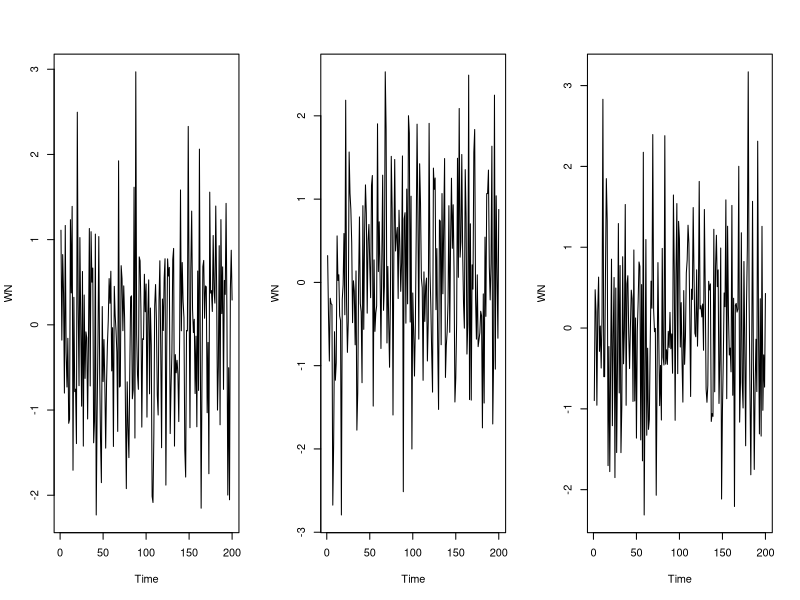
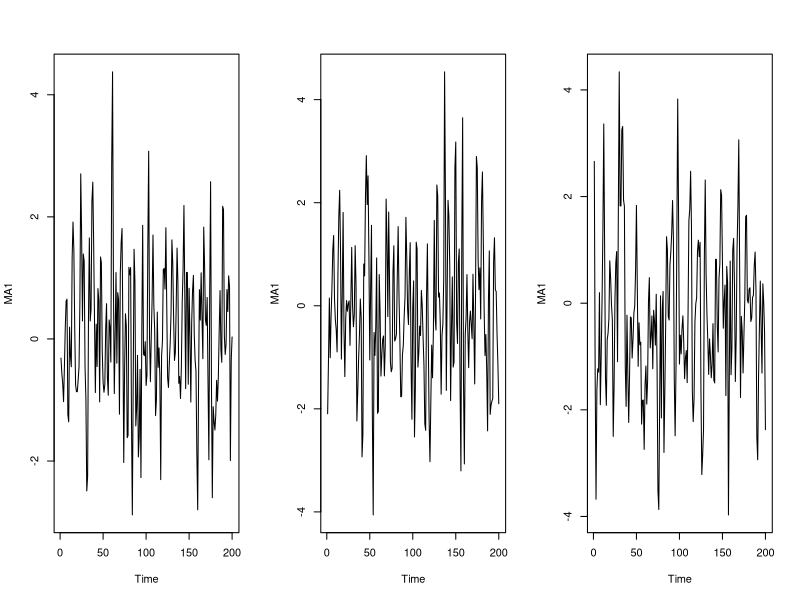
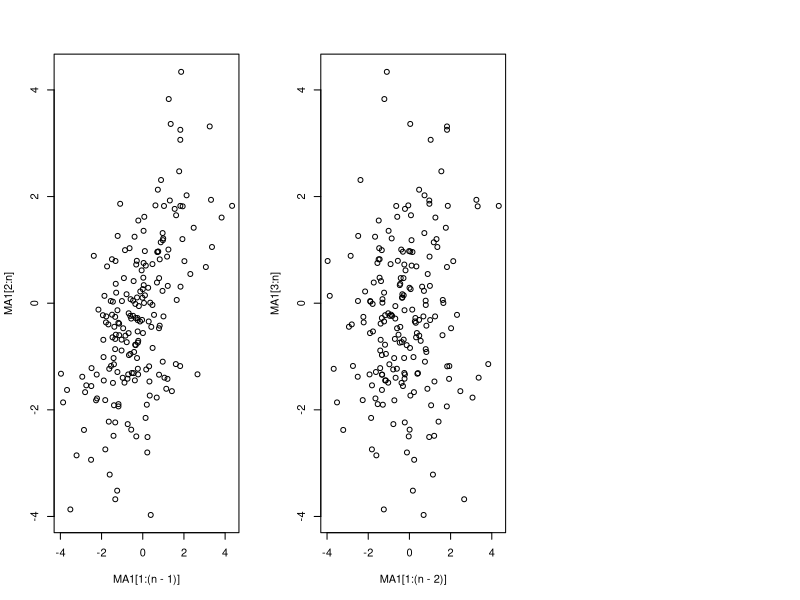
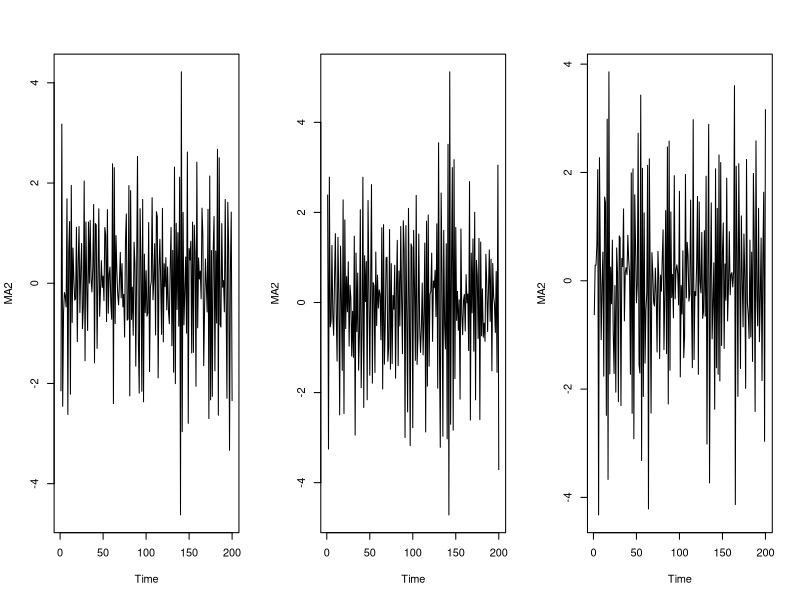
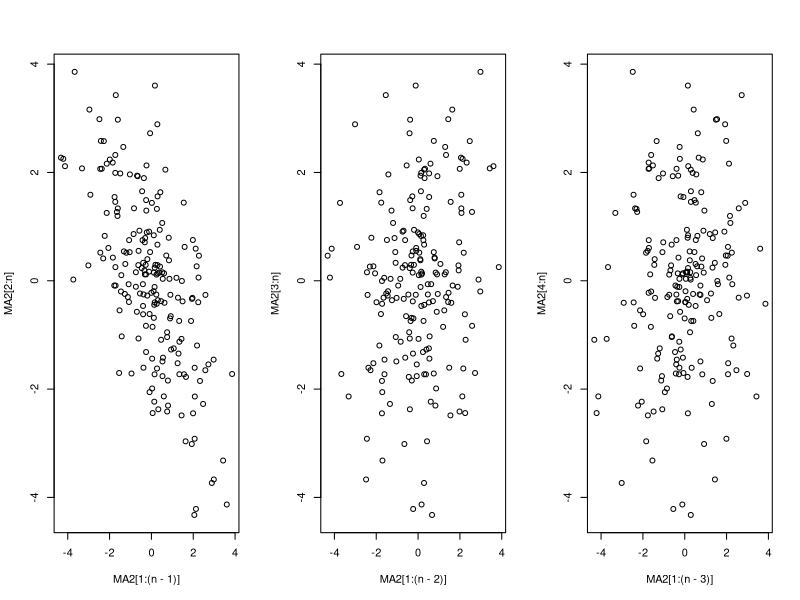
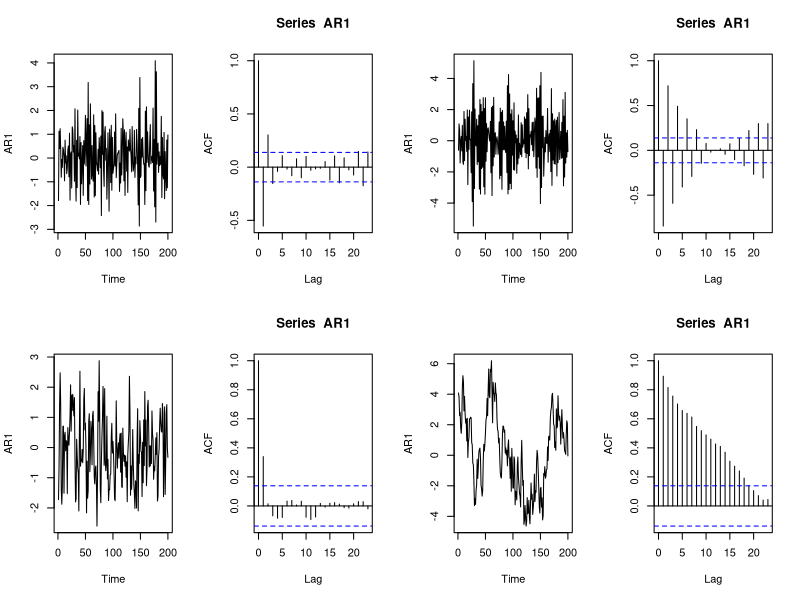
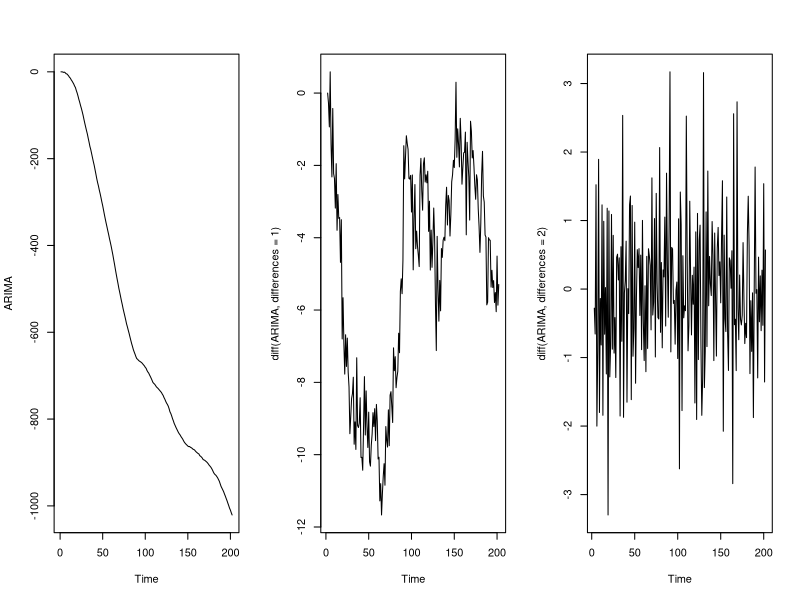
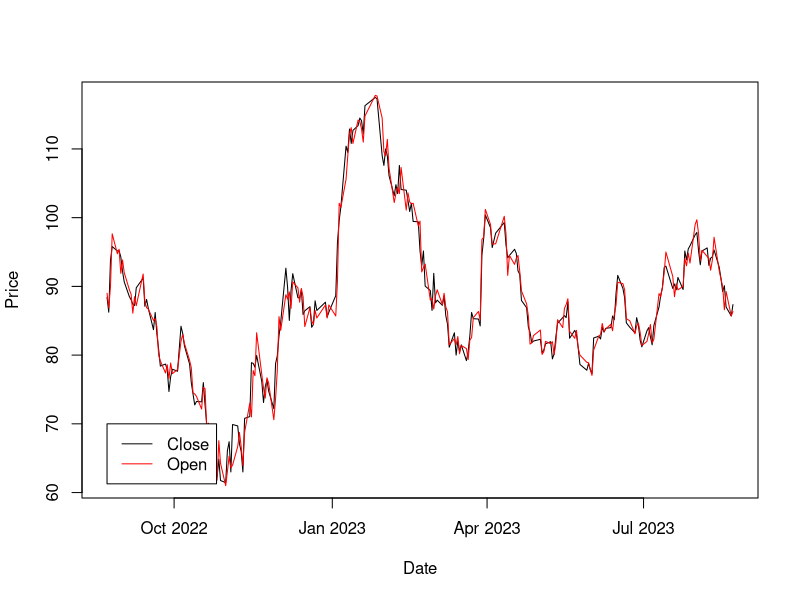

Generate these figures, in order, with R:
n = 200

# simulate White-noise processes
par(mfrow=c(1,3))
for(i in 1:3){
  # Generate and plot white noise
  WN <- arima.sim(model=list(order=c(0,0,0)),n=n)
  plot(WN)
}

# simulate MA(1) processes
par(mfrow=c(1,3))
for(i in 1:3){
  # Generate and plot an MA(1)
  MA1 <- arima.sim(model=list(order=c(0,0,1), ma=0.9),n=n)
  plot(MA1)
}
plot(MA1[1:(n-1)],MA1[2:n])
plot(MA1[1:(n-2)],MA1[3:n])

# simulate MA(2) processes
par(mfrow=c(1,3))
for(i in 1:3){
  # Generate and plot an MA(2) 
  MA2 <- arima.sim(model=list(order=c(0,0,2), ma=c(-1,0.6)),n=n)
  plot(MA2)
}
plot(MA2[1:(n-1)],MA2[2:n])
plot(MA2[1:(n-2)],MA2[3:n])
plot(MA2[1:(n-3)],MA2[4:n])


# simulate AR(1) processes
par(mfrow=c(2,4))
phi = c(-0.5,-0.8,0.4,0.9)
for(i in 1:4){
  # Generate and plot an AR(2)
  AR1 <- arima.sim(model=list(order=c(1,0,0), ar=phi[i]),n=n)
  plot(AR1)
  acf(AR1)
}
par(mfrow=c(1,1))


# simulate ARIMA(2,2) processes
par(mfrow=c(1,3))
# Generate and plot an ARIMA(0,2,2) 
ARIMA <- arima.sim(model=list(order=c(0,2,2), ma=c(-0.5,0.1)),n=n)
plot(ARIMA)
plot(diff(ARIMA,differences = 1))
plot(diff(ARIMA,differences = 2))

par(mfrow=c(1,1))

###############################
# Alibaba (9988.HK)
###############################
# https://hk.finance.yahoo.com/quote/9988.HK/history?p=9988.HK
alibaba = read.csv('9988.HK_d.csv')
alibaba
n  = nrow(alibaba)
alibaba$Date = as.Date(alibaba$Date, format="%Y-%m-%d")
alibaba

# plot open and close price of 9988.HK
plot(x=alibaba$Date, y=alibaba$Close, type="l", ylab="Price", xlab="Date")
lines(x=alibaba$Date, y=alibaba$Open, type="l", col="red")
legend(alibaba$Date[1],70,legend=c("Close", "Open"), col=c("black","red"), lty=c(1,1))

# plot the difference of close price of 9988.HK
alibaba$Close_diff = c(NA,diff(alibaba$Close))
plot(x=alibaba$Date, y=alibaba$Close_diff, type="l", ylab="diff(Price)", xlab="Date")

par(mfrow=c(1,2))
acf(alibaba$Close_diff, na.action=na.pass, main="ACF", ylim=c(-1,1))
pacf(alibaba$Close_diff, na.action=na.pass, main="PACF", ylim=c(-1,1))
par(mfrow=c(1,1))

###############################
# Predict Snowfall
###############################
# https://www.data.jma.go.jp/obd/stats/etrn/view/monthly_s3_en.php?block_no=47412&view=14
sapporo = tail(read.csv("sapporo.csv"),10)
sapporo = sapporo[,-ncol(sapporo)]
sapporo[is.na(sapporo)] = 0
head(sapporo)


library(tidyverse)
sapporo2 <- sapporo |> gather(key="time", value="snow", -c(Year)) |> arrange(Year)
sapporo2$date <- as.Date(paste(sapporo2$Year,sapporo2$time, 1), format="%Y %b %d")

plot(x=sapporo2$date, y=sapporo2$snow, type="l", 
     ylab="Monthly total of snowfall depth (cm)",
     xlab="Time")
par(mfrow=c(1,2))
acf(sapporo2$snow, na.action=na.pass, main="ACF", ylim=c(-1,1))
pacf(sapporo2$snow, na.action=na.pass, main="PACF", ylim=c(-1,1))
par(mfrow=c(1,1))

library(forecast)
fit = arima(sapporo2$snow, order=c(0,0,0), 
            seasonal=list(order=c(1,0,0),period=12))
fit
plot(x=sapporo2$date, y=sapporo2$snow,type="l")
lines(x=sapporo2$date,fitted(fit), col="red")

plot(forecast(fit,h=24),ylab="Monthly total of snowfall depth (cm)",)

prediction = data.frame(forecast(fit,h=24))
prediction$date = seq.Date(from=as.Date("2024-1-1"), by="month", length.out=24)

plot(x=prediction$date,
     y=prediction$Point.Forecast, type="l",
     xaxt = "n",
     ylab="Monthly total of snowfall depth (cm)",
     xlab="Time")
axis(1,                                                   # Add dates to x-axis
     prediction$date,
     format(prediction$date, "%Y-%m-%d"))

###############################
# Predict temperature
###############################
# https://www.hko.gov.hk/en/abouthko/opendata_intro.htm
temp = tail(read.csv("sai_kung.csv"),360*4)
temp$date=as.Date(paste0(temp$Year,"/",temp$Month,"/",temp$Day), format="%Y/%m/%d")

# temp = temp[temp$Day==1,]
temp$Temperature = as.numeric(temp$Temperature)
plot(x=temp$date, y=temp$Temperature, type="l",
     ylab="Daily Temperature in Celsius in Sai Kung",
     xlab="Year")

par(mfrow=c(1,2))
acf(temp$Temperature, na.action=na.pass, main="ACF", ylim=c(-1,1))
pacf(temp$Temperature, na.action=na.pass, main="PACF", ylim=c(-1,1))
par(mfrow=c(1,1))

fit = arima(temp$Temperature, order=c(4,0,0))
fit
plot(x=temp$date,y=temp$Temperature,type="l",
     ylab="Daily Temperature in Celsius in Sai Kung",
     xlab="Year")
lines(x=temp$date,y=fitted(fit), col="red")
predict = forecast(fit,h=20)
plot(forecast(fit,h=400))


fit = arima(temp$Temperature, order=c(0,0,0), seasonal=list(order=c(2,0,2), period=12))
fit
predict = forecast(fit,h=20)
plot(forecast(fit,h=400))

acf(temp$Temperature, na.action=na.pass)
pacf(temp$Temperature, na.action=na.pass)

plot(temp$Temperature,type="l", xlim=c(0,400))
lines(fitted(fit), col="red")
predict = forecast(fit,h=20)
plot(forecast(fit,h=40))
lines(predict$mean)







library(tidyverse)
sapporo2 <- sapporo |> gather(key="time", value="snow", -c(Year)) |> arrange(Year)
sapporo2$date <- as.Date(paste(sapporo2$Year,sapporo2$time, 1), format="%Y %b %d")

plot(x=sapporo2$date, y=sapporo2$snow, type="l", 
     ylab="Monthly total of snowfall depth (cm)",
     xlab="Time")
par(mfrow=c(1,2))
acf(sapporo2$snow, na.action=na.pass, main="ACF", ylim=c(-1,1))
pacf(sapporo2$snow, na.action=na.pass, main="PACF", ylim=c(-1,1))
par(mfrow=c(1,1))

library(forecast)
fit = arima(sapporo2$snow, order=c(0,0,0), 
            seasonal=list(order=c(1,0,0),period=12))
fit
plot(x=sapporo2$date, y=sapporo2$snow,type="l")
lines(x=sapporo2$date,fitted(fit), col="red")

plot(forecast(fit,h=24),ylab="Monthly total of snowfall depth (cm)",)

prediction = data.frame(forecast(fit,h=24))
prediction$date = seq.Date(from=as.Date("2024-1-1"), by="month", length.out=24)

plot(x=prediction$date,
     y=prediction$Point.Forecast, type="l",
     xaxt = "n",
     ylab="Monthly total of snowfall depth (cm)",
     xlab="Time")
axis(1,                                                   # Add dates to x-axis
     prediction$date,
     format(prediction$date, "%Y-%m-%d"))


